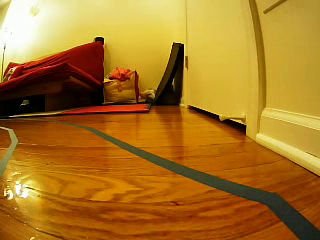
#> input picture frame 22 of F4786/ch16/ch16-4/images/video01.avi, 320 x 240 px, given in place of YouTube.mp4, which was not available
$ python ch10-2-2b.py
#> lines starting #> are read from the running program, lines starting #| are printed output that depends on the picture
import cv2

cap = cv2.VideoCapture('YouTube.mp4')

while(cap.isOpened()):
  ret, frame = cap.read()
#> frame is the input picture: shape (240, 320, 3); mean B, G, R 36.9, 118, 169.1
  if ret:
      gray_frame = cv2.cvtColor(frame, cv2.COLOR_BGR2GRAY)
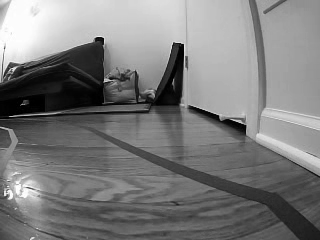
#> gray_frame: shape (240, 320); min 0, max 255, mean 124
      cv2.imshow('frame',gray_frame)
  if cv2.waitKey(1) & 0xFF == ord('q'):
#> (key q is pressed here)
    break

cap.release()
cv2.destroyAllWindows()

$ run again, starting later in the video
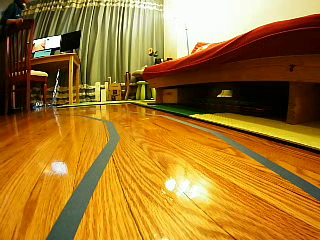
#> input picture frame 99 of F4786/ch16/ch16-4/images/video01.avi, 320 x 240 px, given in place of YouTube.mp4, which was not available
#> frame is the input picture: shape (240, 320, 3); mean B, G, R 43.8, 116.5, 160.9
#> `gray_frame = cv2.cvtColor(frame, cv2.COLOR_BGR2GRAY)`:
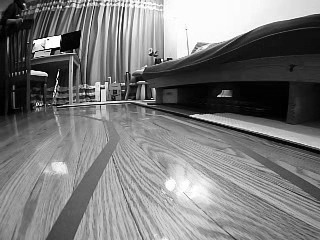
#> gray_frame: shape (240, 320); min 0, max 255, mean 121.5

$ run again, starting later in the video
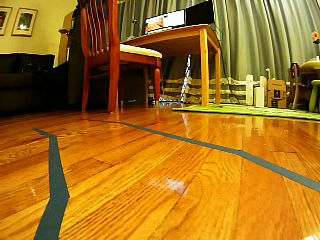
#> input picture frame 177 of F4786/ch16/ch16-4/images/video01.avi, 320 x 240 px, given in place of YouTube.mp4, which was not available
#> frame is the input picture: shape (240, 320, 3); mean B, G, R 27.7, 110.3, 161
#> `gray_frame = cv2.cvtColor(frame, cv2.COLOR_BGR2GRAY)`:
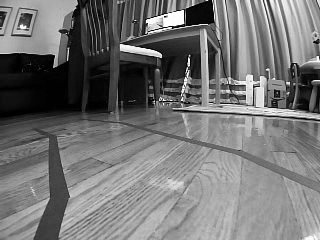
#> gray_frame: shape (240, 320); min 0, max 255, mean 116
